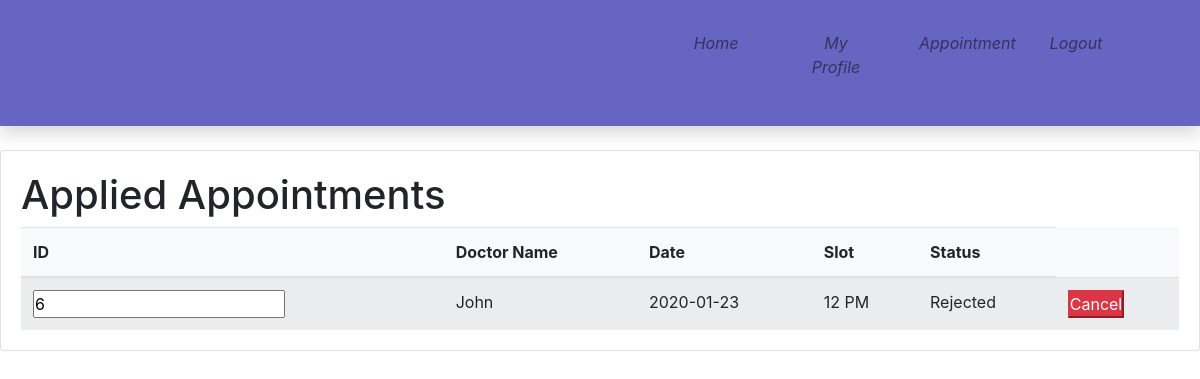
Screenshot of /appliedappointment.php (signed in) with the database file from the repository.
### tables this page shows
CREATE TABLE `appointment` (
  `id` int(11) NOT NULL,
  `Did` int(11) NOT NULL,
  `Dname` varchar(30) NOT NULL,
  `Uname` varchar(30) NOT NULL,
  `Date` date NOT NULL,
  `Slot` varchar(20) NOT NULL,
  `Status` varchar(20) NOT NULL
);

### appliedappointment.php (the view, shortened to what this page needs)
<!doctype html>
 <html>
  <head>
	  <link rel ="stylesheet" href="css/bootstrap.min.css">
	  <link rel ="stylesheet" href="css/style.css">
  </head>
  <body>
	<div class="container-fliud">
        <nav class="navbar navbar-expand navbar-light topbar mb-4 static-top shadow bg-gradient-primary">
          <ul class="navbar-nav ml-auto pr-5 p-hide">
            <li class="nav-item ">
              <a class="nav-link " href="userhome.php">
                <i class="fas fa-home"><p> Home</p></i>
              </a>
            </li>
			<li class="nav-item ">
              <a class="nav-link " href="userprofile.php">
                <i class="fas fa-home"><p> My Profile</p></i>
              </a>
            </li>
			<li class="nav-item ">
              <a class="nav-link " href="applyappointment.php">
                <i class="fas fa-home"><p> Appointment</p></i>
              </a>
            </li>
			<li class="nav-item ">
              <a class="nav-link " href="index.php">
                <i class="fas fa-home"><p> Logout</p></i>
              </a>
            </li>
          </ul>
        </nav>
	</div>
	<div>
		<div class="card" style="">
			<div class="card-body">
				<h1>Applied Appointments</h1>
				<table class="table table-striped card-text bg-light">
					<thead>
						<tr>
							<th scope="col">ID</th>
							<th scope="col">Doctor Name</th>
							<th scope="col">Date</th>
							<th scope="col">Slot</th>
							<th scope="col">Status</th>
						</tr>
					</thead>
					<tbody>
						<?php
							require_once 'connection.php';
							$var=$_SESSION['user'];
							$sql="select * from appointment where Uname='".$var."'";
							$result=mysqli_query($conn,$sql);
							while($row=mysqli_fetch_assoc($result))
							{
						?>
						<tr>
						<form action="action.php" method="post">
							<td scope="row"><input type="text" value="<?php echo $row['id'];?>" name="id" readonly></td>
							<td scope="row"><?php echo $row['Dname'];?></td>
							<td scope="row"><?php echo $row['Date'];?></td>
							<td scope="row"><?php echo $row['Slot'];?></td>
							<td scope="row"><?php echo $row['Status'];?></td>
							<td><input type="submit" value="Cancel" class="btn-danger" name="cancel"></td>
						</form>
						</tr>
						<?php
							}
						?>
					</tbody>
				</table>
			</div>
		</div>
	</div>
  </body>
</html>

### css/style.css (style rules this page uses)
* { margin:0px; padding:0px; }
.navbar { text-align:center; background-color:rgba(0, 0, 153,0.6); }
.navbar ul { float:right; display:inline-flex; list-style-type:none; }
.navbar ul li { width:120px; padding:15px; }
.navbar ul li a { text-decoration:none; color:white; }

### rows the page displays
appointment: id "6", Dname "John", Date "2020-01-23", Slot "12 PM", Status "Rejected"
